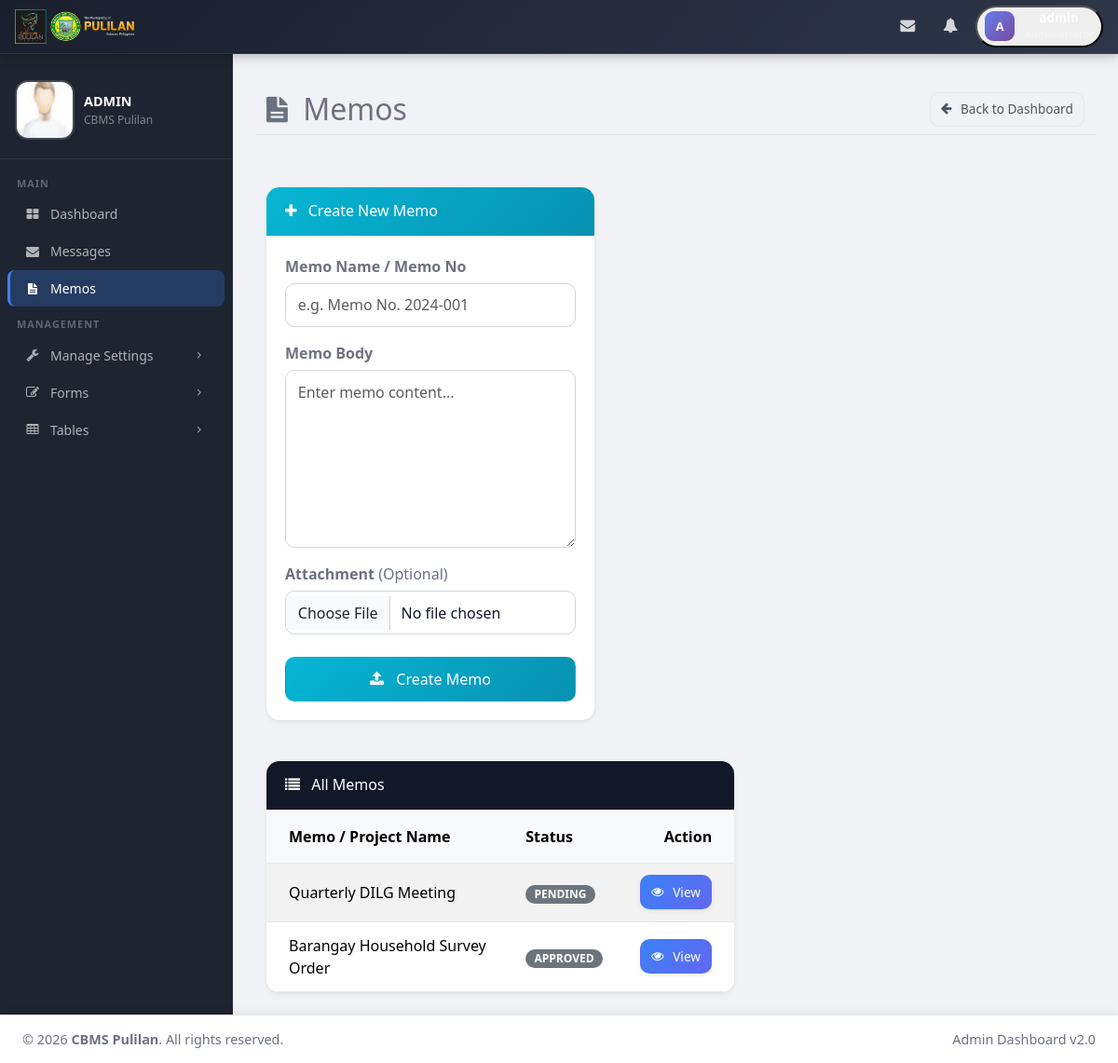
Screenshot of /admin/admin_memo.php (signed in) with the database file from the repository.
### tables this page shows
CREATE TABLE `memo` (
  `memo_id` int(11) NOT NULL,
  `project_name` text NOT NULL,
  `project_description` text NOT NULL,
  `picture` varchar(255) DEFAULT NULL,
  `memo_date` date NOT NULL,
  `receiver` text NOT NULL,
  `memo_status` varchar(100) NOT NULL DEFAULT 'PENDING',
  `notification_status` varchar(100) NOT NULL DEFAULT 'UNSEEN'
);

### admin/admin_memo.php (the view, shortened to what this page needs)
<?php
include('../pulilan/adminnav.php');
?>
<div class="container-fluid">
    <div class="row mb-3">
        <div class="col-12 d-flex justify-content-between align-items-center mt-3 mb-3 border-bottom pb-2">
            <h2 class="text-secondary mb-0">
                <i class="fa fa-file-text me-2"></i> Memos
            </h2>
            <a href="adminindex.php" class="btn btn-sm btn-outline-secondary">
                <i class="fa fa-arrow-left me-1"></i> Back to Dashboard
            </a>
        </div>
    </div>
    <div class="row g-4">
        <div class="col-lg-5">
            <div class="card shadow-sm border-0">
                <div class="card-header bg-info text-white">
                    <h5 class="card-title mb-0"><i class="fa fa-plus me-2"></i> Create New Memo</h5>
                </div>
                <div class="card-body">
                    <form method="POST" action="achievment/create_memo.php" enctype="multipart/form-data">
                        <div class="mb-3">
                            <label class="form-label fw-bold text-muted">Memo Name / Memo No</label>
                            <input type="text" name="memo" class="form-control" placeholder="e.g. Memo No. 2024-001" required>
                        </div>
                        <div class="mb-3">
                            <label class="form-label fw-bold text-muted">Memo Body</label>
                            <textarea name="memo_body" class="form-control" placeholder="Enter memo content..." rows="7" required></textarea>
                        </div>
                        <div class="mb-4">
                            <label for="picture" class="form-label fw-bold text-muted">Attachment <span class="text-muted fw-normal">(Optional)</span></label>
                            <input type="file" name="picture" id="picture" class="form-control">
                        </div>
                        <button type="submit" name="send_memo" class="btn btn-info text-white w-100">
                            <i class="fa fa-upload me-2"></i> Create Memo
                        </button>
                    </form>
                </div>
            </div>
        </div>
        <div class="col-lg-7">
            <div class="card shadow-sm border-0">
                <div class="card-header bg-dark text-white">
                    <h5 class="card-title mb-0"><i class="fa fa-list me-2"></i> All Memos</h5>
                </div>
                <div class="card-body p-0">
                    <div class="table-responsive">
                        <table class="table table-hover table-striped mb-0">
                            <thead class="table-light">
                                <tr>
                                    <th class="px-4 py-3">Memo / Project Name</th>
                                    <th class="py-3">Status</th>
                                    <th class="text-end px-4 py-3">Action</th>
                                </tr>
                            </thead>
                            <tbody>
                                <?php
                                    $view_memo_query = mysqli_query($con, "SELECT * FROM memo ORDER BY memo_id DESC");
                                    $memo_count = $view_memo_query ? mysqli_num_rows($view_memo_query) : 0;
                                    if ($memo_count > 0) {
                                        while ($view_m = mysqli_fetch_array($view_memo_query)):
                                ?>
                                <tr>
                                    <td class="align-middle px-4"><?php echo htmlspecialchars($view_m['project_name'] ?? ''); ?></td>
                                    <td class="align-middle">
                                        <span class="badge bg-secondary"><?php echo htmlspecialchars($view_m['memo_status'] ?? ''); ?></span>
                                    </td>
                                    <td class="text-end align-middle px-4">
                                        <a href="memo.php?view=<?php echo htmlspecialchars($view_m['memo_id']); ?>" class="btn btn-sm btn-primary shadow-sm">
                                            <i class="fa fa-eye me-1"></i> View
                                        </a>
                                    </td>
                                </tr>
                                <?php endwhile; } ?>
                            </tbody>
                        </table>
                    </div>
                </div>
            </div>
        </div>
    </div>
</div>

### admin/partials/admin_header.php (style rules this page uses)
:root { --sidebar-width: 250px; --navbar-height: 58px; --sidebar-bg: #1e2430; --sidebar-hover: rgba(255,255,255,0.08); --sidebar-active: rgba(59, 130, 246, 0.25); --sidebar-active-border: #3b82f6; --footer-height: 52px; --surface: #ffffff; --text-muted: #6b7280; --border-color: #e5e7eb; }
* { box-sizing: border-box; }
body { margin: 0; padding-top: var(--navbar-height); padding-bottom: var(--footer-height); background-color: #f0f2f5; font-family: 'Segoe UI', system-ui, -apple-system, sans-serif; color: #111827; }
a { color: inherit; text-decoration: none; }
button, input, select, textarea { font: inherit; }
.page-content .container-fluid { width: 100%; }
.page-content .row { display: flex; flex-wrap: wrap; margin: 0 -12px; }
.page-content [class^="col"] { padding: 0 12px; }
.page-content .col-12 { flex: 0 0 100%; max-width: 100%; }
.page-content .col-lg-5 { flex: 0 0 41.6667%; max-width: 41.6667%; }
.page-content .col-lg-7 { flex: 0 0 58.3333%; max-width: 58.3333%; }
.page-content .g-4 { gap: 1.25rem; display: flex; flex-wrap: wrap; }
.page-content .mb-3 { margin-bottom: 1rem; }
.page-content .mb-4 { margin-bottom: 1.5rem; }
.page-content .mt-3 { margin-top: 1rem; }
.page-content .me-1 { margin-right: 0.25rem; }
.page-content .me-2 { margin-right: 0.5rem; }
.page-content .px-4 { padding-left: 1.5rem; padding-right: 1.5rem; }
.page-content .py-3 { padding-top: 1rem; padding-bottom: 1rem; }
.page-content .p-0 { padding: 0; }
.page-content .text-end { text-align: right; }
.page-content .text-muted, .page-content .text-secondary { color: var(--text-muted) !important; }
.page-content .text-white { color: #fff !important; }
.page-content .border-0 { border: 0 !important; }
.page-content .border-bottom { border-bottom: 1px solid var(--border-color); }
.page-content .bg-info { background: linear-gradient(135deg,#06b6d4,#0891b2) !important; color: #fff !important; }
.page-content .bg-dark { background: #111827 !important; color: #fff !important; }
.page-content .shadow-sm { box-shadow: 0 1px 3px rgba(0,0,0,0.08); }
.page-content .w-100 { width: 100%; }
.page-content .d-flex { display: flex; }
.page-content .justify-content-between { justify-content: space-between; }
.page-content .align-items-center { align-items: center; }
.page-content .card { background: #fff; border: 1px solid var(--border-color); border-radius: 14px; overflow: hidden; }
.page-content .card-header, .page-content .card-footer { padding: 1rem 1.25rem; background: #f9fafb; border-bottom: 1px solid var(--border-color); }
.page-content .card-body { padding: 1.25rem; }
.page-content .card-title { margin: 0; font-size: 1rem; }
.page-content .btn { display: inline-flex; align-items: center; justify-content: center; gap: 0.35rem; border-radius: 10px; padding: 0.7rem 1rem; border: 1px solid var(--border-color); background: #fff; color: #111827; cursor: pointer; }
.page-content .btn-primary { background: linear-gradient(135deg,#3b82f6,#6366f1); color: #fff; border-color: transparent; }
.page-content .btn-info { background: linear-gradient(135deg,#06b6d4,#0891b2); color: #fff; border-color: transparent; }
.page-content .btn-outline-secondary { background: transparent; color: #4b5563; }
.page-content .btn-sm { padding: 0.45rem 0.7rem; font-size: 0.85rem; }
.page-content .form-control { width: 100%; border: 1px solid #d1d5db; border-radius: 10px; padding: 0.65rem 0.8rem; background: #fff; color: #111827; }
.page-content .form-label { display: block; margin-bottom: 0.4rem; font-weight: 600; color: #4b5563; }
.page-content .table { width: 100%; border-collapse: collapse; background: #fff; }
.page-content .table th, .page-content .table td { padding: 0.8rem 1rem; border-bottom: 1px solid #e5e7eb; text-align: left; }
.page-content .table thead { background: #f9fafb; }
.page-content .table-striped tbody tr:nth-child(odd) { background: #fdfdfd; }
.page-content .table-responsive { overflow-x: auto; }
.page-content .badge { display: inline-flex; align-items: center; justify-content: center; padding: 0.25rem 0.58rem; border-radius: 999px; font-size: 0.75rem; font-weight: 700; }
.page-content .badge.bg-secondary { background: #6b7280; color: #fff; }

### rows the page displays
memo: project_name "Quarterly DILG Meeting", memo_status "PENDING"
memo: project_name "Barangay Household Survey Order", memo_status "APPROVED"

### other values shown
substr($_SESSION['username'] ?? 'A', 0, 1) "A"
admin_escape($_SESSION['username'] ?? 'Admin') "ADMIN"
